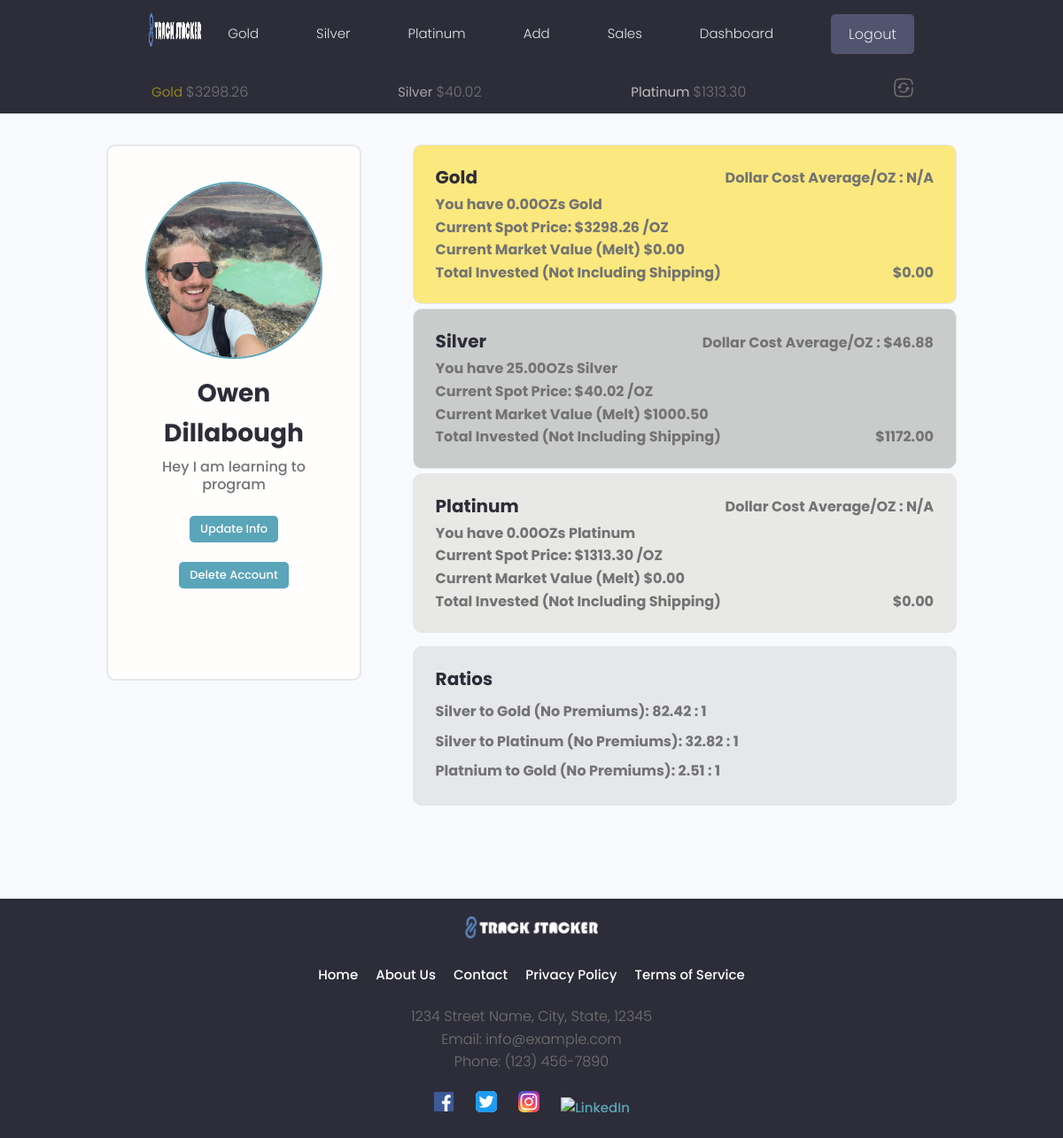
Before: /users/profile/e351c3f3-cfc9-45d8-87c1-a610a2bbbc1f (signed in) with the older database file.
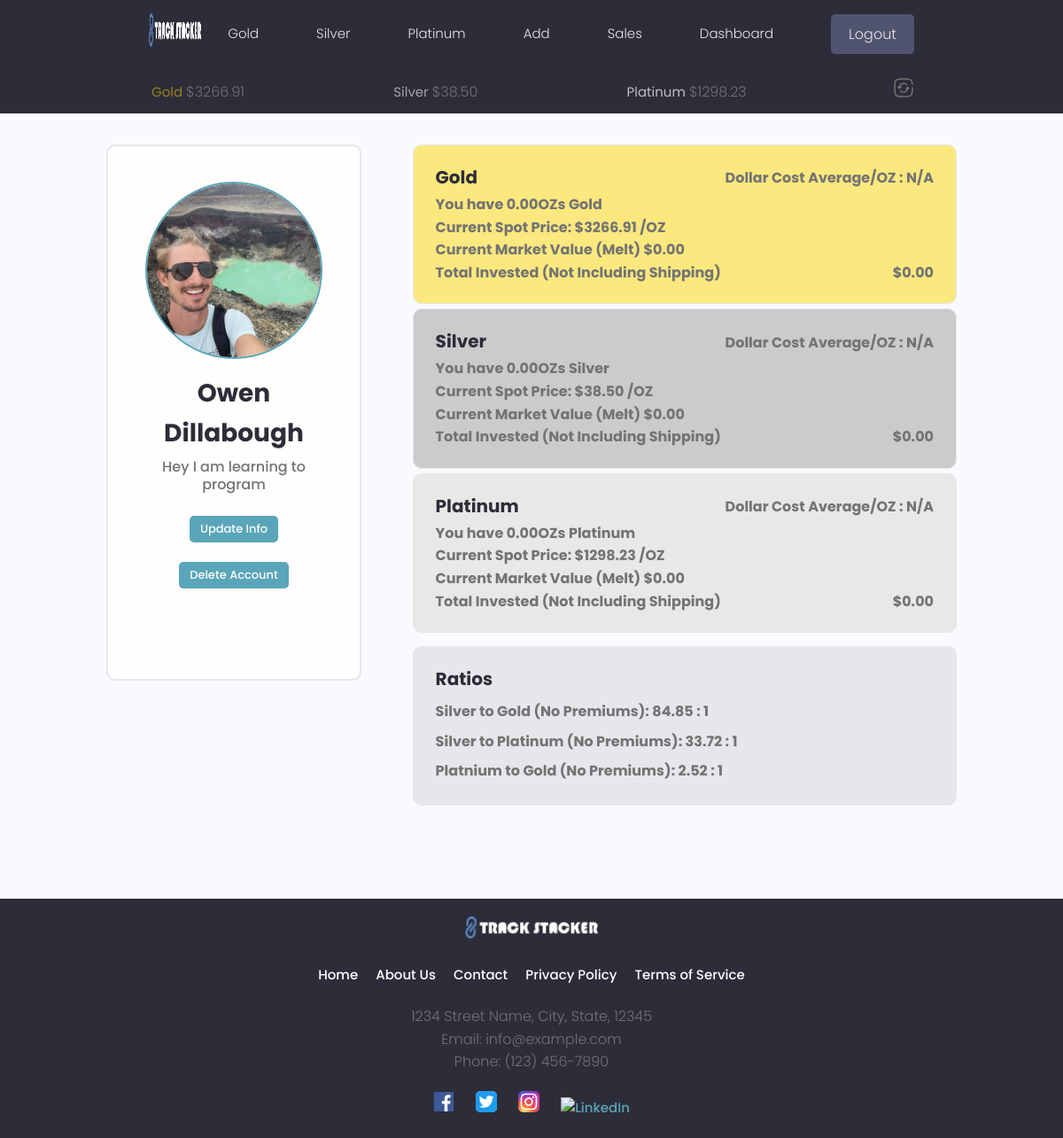
After: the same page with the newer database file.
### tracker/models.py (models this page shows, shortened)
class MetalsData(models.Model):
    owner = models.OneToOneField(Profile, on_delete=models.CASCADE)
    timestamp = models.IntegerField(default=0)
    rates = models.JSONField(default=dict)
    currency = models.CharField(max_length=30)
    current_gold_price = models.DecimalField(max_digits=30, decimal_places=2, default=0)
    current_silver_price = models.DecimalField(max_digits=30, decimal_places=2, default=0)
    current_platinum_price = models.DecimalField(max_digits=30, decimal_places=2, default=0)
    class Meta:
        verbose_name_plural = "Metals Data"

### users/views.py (the view)
# urls.py: path('profile/<str:pk>', views.profile, name= "profile"),
@login_required(login_url='login-user')
def profile(request, pk):
    metals_data, created = MetalsData.objects.get_or_create(owner=request.user.profile)
    profile = Profile.objects.get(id=pk)
    user = request.user.profile
    total_silver = round(Decimal(get_total_oz(user, 'silver')), 2)
    total_gold = round(Decimal(get_total_oz(user, 'gold')), 2)
    total_platinum = round(Decimal(get_total_oz(user, 'platinum')), 2)
    total_gold_cost, total_silver_cost, total_platinum_cost =  get_total_invested(profile)
    try:
        if total_gold != 0:
            gdca = (total_gold_cost / total_gold).quantize(Decimal('0.01'), rounding=ROUND_HALF_UP)
            gdca_str = f"{gdca:.2f}"
        else:
            gdca = 'N/A'
            gdca_str = 'N/A'
    except InvalidOperation:
        gdca = 'N/A'
        gdca_str = 'N/A'
    try:
        if total_silver != 0:
            sdca = (total_silver_cost / total_silver).quantize(Decimal('0.01'), rounding=ROUND_HALF_UP)
            sdca_str = f"{sdca:.2f}"
        else:
            sdca = 'N/A'
            sdca_str = 'N/A'
    except InvalidOperation:
        sdca = 'N/A'
        sdca_str = 'N/A'
    try:
        if total_platinum != 0:
            pdca = (total_platinum_cost / total_platinum).quantize(Decimal('0.01'), rounding=ROUND_HALF_UP)
            pdca_str = f"{pdca:.2f}"
        else:
            pdca = 'N/A'
            pdca_str = 'N/A'
    except InvalidOperation:
        pdca = 'N/A'
        pdca_str = 'N/A'
    try:
        gold_price = Decimal(metals_data.current_gold_price)
        silver_price = Decimal(metals_data.current_silver_price)
        platinum_price = Decimal(metals_data.current_platinum_price)
    except Exception as e:
        print(f'There has been an error in the profile view: {e}')
        gold_price = 'N/A'
        silver_price = 'N/A'
        platinum_price = 'N/A'
    try:
        gmv = multiply(total_gold, gold_price)
        smv = multiply(total_silver, silver_price)
        pmv = multiply(total_platinum, platinum_price)
        gsr = round((float(gold_price) / float(silver_price)), 2)
        psr = round((float(platinum_price) / float(silver_price)), 2)
        pgr = round((float(gold_price) / float(platinum_price)), 2)
    except:
        pgr = 'N/A'
        psr = 'N/A'
        gmv = 'N/A'
        smv = 'N/A'
        pmv = 'N/A'
        gsr = 'N/A'
    context = {
        'gdca': gdca_str,
        'sdca': sdca_str,
        'pdca': pdca_str,
        'pgr': pgr,
        'psr': psr,
        'gsr': gsr,
        'gmv': gmv,
        'smv': smv,
        'pmv': pmv,
        'total_gold_cost': total_gold_cost,
        'total_silver_cost': total_silver_cost,
        'total_platinum_cost': total_platinum_cost,
        'gold_price': gold_price,
        'silver_price': silver_price,
        'platinum_price': platinum_price,
        'total_silver': total_silver,
        'total_gold': total_gold,
        'total_platinum': total_platinum,
        'profile': profile
    }
    return render(request, 'users/user-profile.html', context)

### tracker/context_processors.py (called while the page is built)
def subheader_context(request):
    subheader_data = {}
    if request.user.is_authenticated:
        try:
            metals_data, created = MetalsData.objects.get_or_create(owner=request.user.profile)
            subheader_data['gold_price'] = metals_data.current_gold_price
            subheader_data['silver_price'] = metals_data.current_silver_price
            subheader_data['platinum_price'] = metals_data.current_platinum_price
        except MetalsData.DoesNotExist:
            subheader_data['gold_price'] = 'N/A'
            subheader_data['silver_price'] = 'N/A'
            subheader_data['platinum_price'] = 'N/A'
    return subheader_data

### tracker/utils.py (called while the page is built)
def get_total_oz(user, metal_type):
    model = {
        'silver': Silver,
        'gold': Gold,
        'platinum': Platinum
    }.get(metal_type.lower())
    if model is None:
        return 0
    total = model.objects.filter(owner=user).aggregate(total_weight=Sum('weight_troy_oz'))['total_weight']
    return total if total else 0

def multiply(a, b):
    result = Decimal(a) * Decimal(b)
    result_with_two_decimals = "{:.2f}".format(result)
    return result_with_two_decimals

### users/templates/users/user-profile.html (shortened to what the changed rows need)
{% extends 'main.html' %}
{% load static %}
{% block content %}
<main class="profile my-md">
    <div class="container">
      <div class="layout">
        <div class="column column--1of3">
          <div class="card text-center">
            <div class="card__body dev">
              <h2 class="dev__name">{{profile.name}}</h2>
              <br>
              <a href="{% url 'edit-account' %}"><button id="info_button" class="btn btn--main btn--sm">Update Info</button></a><br>
            </div>
          </div>
        </div>
        <div class="column column--2of3">
          <div class="devInfo">
            <div class="dashcard card--dark project" id="goldcard">
              <a href="#" class="project">
                <div class="metalcard__body">
                  <div class="metal_container">
                    <h3 class="project__title" id="gold_title">Gold</h3>
                    {% if gdca == 'N/A' %}
                    <span style="font-weight: bold;">Dollar Cost Average/OZ : {{gdca}}</span>
                    {% else %}
                    <span style="font-weight: bold;">Dollar Cost Average/OZ : ${{gdca}}</span>
                    {% endif %}
                  </div>
                    <span style="font-weight: bold;">You have {{total_gold}}OZ{{ total_gold|pluralize }} Gold</span>
                    <span style="font-weight: bold;">Current Spot Price: ${{gold_price}} /OZ</span>
                    <span style="font-weight: bold;">Current Market Value (Melt) ${{gmv}}</span>
                    <div class="metal_container">
                      <span style="font-weight: bold;">Total Invested (Not Including Shipping)</span>
                      <span style="font-weight: bold;">${{total_gold_cost}}</span>
                    </div>
                </div>
              </a>
            </div>
            <div class="dashcard card--dark project" id="silvercard">
              <a href="#" class="project">
                <div class="metalcard__body">
                  <div class="metal_container">
                    <h3 class="project__title" id="gold_title">Silver</h3>
                    {% if sdca == 'N/A' %}
                    <span style="font-weight: bold;">Dollar Cost Average/OZ : {{sdca}}</span>
                    {% else %}
                    <span style="font-weight: bold;">Dollar Cost Average/OZ : ${{sdca}}</span>
                    {% endif %}
                  </div>
                    <span style="font-weight: bold;">You have {{total_silver}}OZ{{ total_silver|pluralize }} Silver</span>
                    <span style="font-weight: bold;">Current Spot Price: ${{silver_price}} /OZ</span>
                    <span style="font-weight: bold;">Current Market Value (Melt) ${{smv}}</span>
                    <div class="metal_container">
                      <span style="font-weight: bold;">Total Invested (Not Including Shipping)</span>
                      <span style="font-weight: bold;">${{total_silver_cost}}</span>
                    </div>
                </div>
              </a>
            </div>
            <div class="dashcard card--dark project" id="platinumcard">
              <a href="#" class="project">
                <div class="metalcard__body">
                  <div class="metal_container">
                    <h3 class="project__title" id="gold_title">Platinum</h3>
                    {% if pdca == 'N/A' %}
                    <span style="font-weight: bold;">Dollar Cost Average/OZ : {{pdca}}</span>
                    {% else %}
                    <span style="font-weight: bold;">Dollar Cost Average/OZ : ${{pdca}}</span>
                    {% endif %}
                  </div>
                    <span style="font-weight: bold;">You have {{total_platinum}}OZ{{ total_platinum|pluralize }} Platinum</span>
                    <span style="font-weight: bold;">Current Spot Price: ${{platinum_price}} /OZ</span>
                    <span style="font-weight: bold;">Current Market Value (Melt) ${{pmv}}</span>
                    <div class="metal_container">
                      <span style="font-weight: bold;">Total Invested (Not Including Shipping)</span>
                      <span style="font-weight: bold;">${{total_platinum_cost}}</span>
                    </div>
                </div>
              </a>
            </div>
            <div class="dashcard card--dark project" id="infocard">
              <a href="#" class="project">
                <div class="card__body">
                  <p class="project--margins">
                    <span style="font-weight: bold;">Silver to Gold (No Premiums): {{gsr}} : 1</span>
                  </p>
                  <p class="project--margins">
                    <span style="font-weight: bold;">Silver to Platinum (No Premiums): {{psr}} : 1</span>
                  </p>
                  <p class="project--margins">
                    <span style="font-weight: bold;">Platnium to Gold (No Premiums): {{pgr}} : 1</span>
                  </p>
                </div>
              </a>
            </div>
          </div>
      </div>
    </div>
  </main>
{% endblock %}

### templates/sub_header.html (shortened to what this page needs)
{% load static %}
<div id="sticky-bar">
  <header class="subheader">
    <div class="container container--narrow">
      <nav class="subheader__nav">
        <ul>
          <li class="subheader__menuItem" id="goldspot">Gold&nbsp;<span>${{gold_price}}</span></li>
          <li class="subheader__menuItem" id="silverspot">Silver&nbsp;<span>${{silver_price}}</span></li>
          <li class="subheader__menuItem" id="platinumspot">Platinum&nbsp;<span>${{platinum_price}}</span></li>
          <li class="subheader__menuItem"><a><span class="solar--refresh-square-broken" id="update-metals-data-button"></span></a></li>
        </ul>
      </nav>
    </div>
  </header>
</div>

Changed rows visible on the page:
changed MetalsData: current_gold_price "3298.26" → "3266.91"; current_silver_price "40.02" → "38.50"; current_platinum_price "1313.30" → "1298.23"
Other visible differences:
{{ sdca }}: (not shown) → "N/A"
{{ total_silver }}: "25.00" → "0.00"
{{ smv }}: "1000.50" → "0.00"
{{ total_silver_cost }}: "1172.00" → "0.00"
{{ gsr }}: "82.42" → "84.85"
{{ psr }}: "32.82" → "33.72"
{{ pgr }}: "2.51" → "2.52"
{{ sdca }}: "46.88" → (not shown)
text no longer shown: "Dollar Cost Average/OZ : $"
text now shown: "Dollar Cost Average/OZ :"
